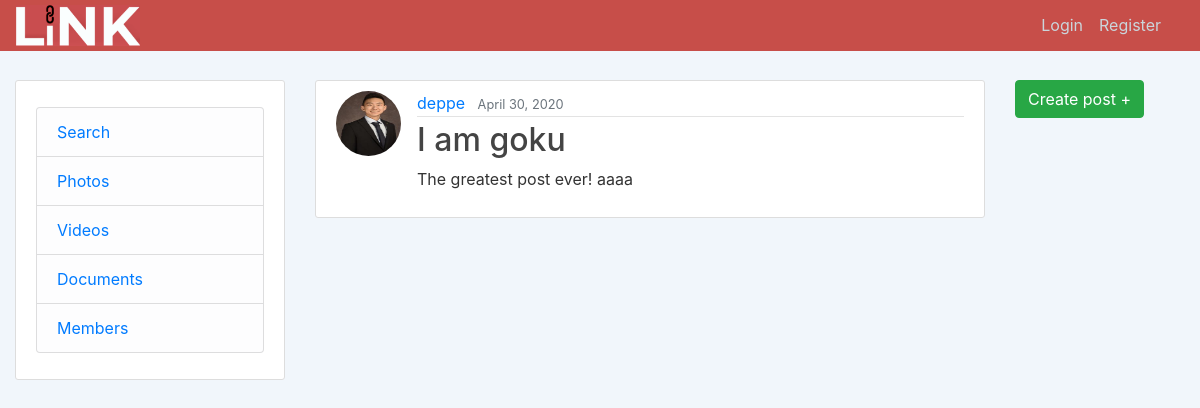
The app's page /post/1/ with its own data.
### journal/models.py (models this page shows, shortened)
class Post(models.Model):
    title = models.CharField(max_length=100)
    content = models.TextField()
    image = models.ImageField(default='NULL', upload_to='profile_pics')
    video = models.FileField(default='NULL', upload_to="profile_pics")
    date_posted = models.DateTimeField(default=timezone.now)
    author = models.ForeignKey(User, on_delete=models.CASCADE)

### users/models.py (models this page shows, shortened)
class Profile(models.Model):
    user = models.OneToOneField(User, on_delete=models.CASCADE)
    image = models.ImageField(default='default.jpg', upload_to='profile_pics')
    groups = models.ManyToManyField('groups.LinkGroup')

### journal/views.py (the view)
# urls.py: path('post/<int:pk>/', PostDetailView.as_view(), name='post-detail'),
class PostDetailView(DetailView):
    model = Post

### journal/templates/journal/post_detail.html (shortened to what this page needs)
{% extends "journal/base.html" %}
{% block content %}
  <article class="media content-section">
    <img class="rounded-circle article-img" src="{{ object.author.profile.image.url }}">
    <div class="media-body">
      <div class="article-metadata">
        <a class="mr-2" href="{% url 'user-posts' object.author.username %}">{{ object.author }}</a>
        <small class="text-muted">{{ object.date_posted|date:"F d, Y" }}</small>
      </div>
      <h2 class="article-title">{{ object.title }}</h2>
      <p class="article-content">{{ object.content }}</p>
    </div>
  </article>
{% endblock content %}

### journal/static/journal/main.css (style rules this page uses)
body { background: rgb(241, 246, 251); color: #333333; margin-top: 5rem; }
h1, h2, h3, h4, h5, h6 { color: #444444; }
.content-section { background: #ffffff; padding: 10px 20px; border: 1px solid #dddddd; border-radius: 3px; margin-bottom: 20px; }
.article-title { color: #444444; }
.article-content { white-space: pre-line; }
.article-img { height: 65px; width: 65px; margin-right: 16px; }
.article-metadata { padding-bottom: 1px; margin-bottom: 4px; border-bottom: 1px solid #e3e3e3 }

### records on screen
Post: author.profile.image (placeholder picture), author "deppe", date_posted "April 30, 2020", title "I am goku", content "The greatest post ever! aaaa"
